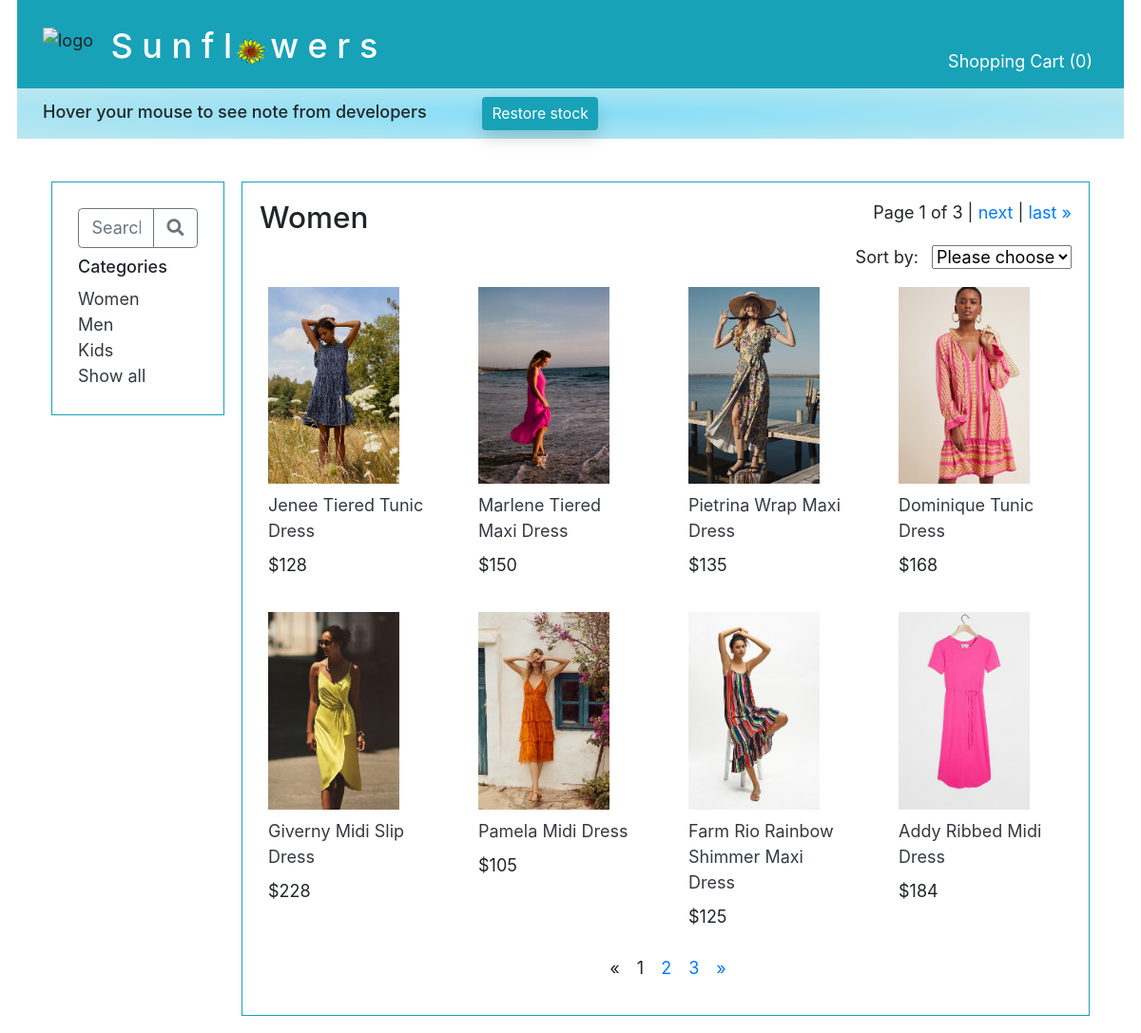
The page /product/category/1 on the database its author committed.
### main/models.py (models this page shows, shortened)
class Category(models.Model):
    name = models.CharField(max_length=255)
    cat_photo = models.ImageField(upload_to='categories', blank=True)

class Photo(models.Model):
    img = models.ImageField(upload_to='products', blank=True)
    type_of_photo = models.ForeignKey(
        PhotoType,
        related_name='photos_included',
        on_delete=models.CASCADE
    )
    for_product = models.ForeignKey(
        Product,
        related_name='photos',
        on_delete=models.CASCADE
    )

class Product(models.Model):
    name = models.CharField(max_length=255, default="")
    desc= models.TextField(default="")
    quantity_purchased = models.IntegerField(default=0)
    quantity_sold = models.IntegerField(default=0)
    quantity_available = models.IntegerField(default=0)
    temp_quan_avail = models.IntegerField(default=0)
    unit_price=models.DecimalField(max_digits=5, decimal_places=0)
    category = models.ForeignKey(
        Category,
        related_name='products_included',
        on_delete=models.CASCADE
    )
    objects = ClassManager()

### main/views.py (the view)
# urls.py: path('product/category/<int:cat_id>', views.display_category),
def display_category(request, cat_id):
    product_list = Product.objects.filter(category_id=cat_id).exclude(temp_quan_avail=0)
    if "sorted_by" not in request.session:
        request.session["sorted_by"] = "no_sort"
    if request.session["sorted_by"] == "price":
        products_by_price = product_list.order_by("unit_price")
        product_list = products_by_price
    elif request.session["sorted_by"] == "popularity":
        products_by_popularity = product_list.order_by("-quantity_available")
        product_list = products_by_popularity
    else:
        product_list = Product.objects.filter(category_id=cat_id).exclude(temp_quan_avail=0)
    page = request.GET.get('page', 1)
    paginator = Paginator(product_list, 8)
    try:
        all_products = paginator.page(page)
    except PageNotAnInteger:
        all_products = paginator.page(1)
    except EmptyPage:
        all_products = paginator.page(paginator.num_pages)
    page_number = request.GET.get('page')
    page_obj = paginator.get_page(page_number)
    if "cart_dict" not in request.session:
        quantity_in_cart = 0
    else:
        quantity_in_cart = 0
        for key in request.session["cart_dict"]:
            quantity_in_cart += request.session["cart_dict"][key]
    products_in_this_category = Product.objects.filter(category_id=cat_id)
    for each_product in products_in_this_category:
        photos = Photo.objects.filter(for_product = each_product)
        for photo in photos:
            if photo.type_of_photo_id == 1:
                photo.type_of_photo_id = 2
                photo.save()
        first_photo = photos.first()
        first_photo.type_of_photo_id = 1
        first_photo.save()
    context = {
        "all_categories": Category.objects.all(),
        "this_category": Category.objects.get(id=cat_id),
        "all_products": all_products,
        "all_photos": Photo.objects.all(),
        "paginator": paginator,
        'page_obj': page_obj,
        "quantity_in_cart": quantity_in_cart,
    }
    return render(request, '_2_shop_category.html', context)

### main/templates/_2_shop_category.html (shortened to what this page needs)
<!DOCTYPE html>
<html lang="en">
<head>
    {% include "_0_head_tags.html" %}
</head>
<body>
    <div id="container">
        {% include "_0_top_nav_bar.html" %}
        {% include "_0_left_nav_bar.html" %}
        <div class="col border border-info p-3">
            <div class="row">
                <div class="col-6 h3">{{ this_category.name }}</div>
                <div class="col text-right mb-1">
                    <span class="step-links">
                        <span class="current">
                            Page {{ page_obj.number }} of {{ page_obj.paginator.num_pages }} |
                        </span>
                        {% if page_obj.has_next %}
                        <a href="?page={{ page_obj.next_page_number }}">next</a> |
                        <a href="?page={{ page_obj.paginator.num_pages }}">last &raquo;</a>
                        {% endif %}
                    </span>
                </div>
            </div>
            <form style="" id="sort_form" class="text-right" action="/product/category/{{ this_category.id }}/process_sort" method="POST">
                <div style="display:inline" class="mb-2 text-right mr-2">Sort by:</div>
                <div style="display:inline" class="">
                    <select name="sorted_by" id="sorted_by" onchange="this.form.submit()">
                        <option value="" disabled
                        {% if request.session.sorted_by == "no_sort" %}
                        selected
                        {% endif %}
                        >Please choose</option>
                    </select>
                </div>
            </form>
            <div style="" class="row mt-2">
                {% for product in all_products %}
                {% if product.category_id == this_category.id and product.temp_quan_avail > 0 %}
                <div class="col-3">
                    {% for photo in all_photos %}
                    {% if photo.type_of_photo_id == 1 and photo.for_product_id == product.id %}
                    <div class="row m-2"><a href="/product/category/{{ this_category.id }}/item/{{ product.id }}"><img class="" style="width:80%; height: auto !important;"  src="{{ photo.img.url }}"></a></div>
                    {% endif %}
                    {% endfor %}
                    <a class="row text-dark m-2" href="/product/category/{{ this_category.id }}/item/{{ product.id }}">{{ product.name }}</a>
                    <div class="row mb-4">
                        <div class="col ml-2">${{ product.unit_price }}</div>
                    </div>
                </div>
                {% endif %}
                {% endfor %}
            </div>
            <div class="row">
                <div class="col-4 offset-5 text-center">
                    {% if all_products.has_other_pages %}
                    <ul class="pagination">
                        {% if all_products.has_previous %}
                        <li><a href="?page={{ all_products.previous_page_number }}">&laquo;</a></li>
                        {% else %}
                        <li class="disabled"><span>&laquo;</span></li>
                        {% endif %}
                        {% for i in all_products.paginator.page_range %}
                        {% if all_products.number == i %}
                        <li class="active ml-3"><span>{{ i }} <span class="sr-only">(current)</span> </span></li>
                        {% else %}
                        <li><a class="ml-3" href="?page={{ i }}">{{ i }}</a></li>
                        {% endif %}
                        {% endfor %}
                        {% if all_products.has_next %}
                        <li><a class="ml-3" href="?page={{ all_products.next_page_number }}">&raquo;</a></li>
                        {% else %}
                        <li class="disabled"><span>&raquo;</span></li>
                        {% endif %}
                    </ul>
                    {% endif %}
                </div>
            </div>
        </div>
    </div>
</body>
</html>

### main/templates/_0_left_nav_bar.html
<!DOCTYPE html>
<html lang="en">
<link rel="stylesheet" href="main/static/projectStyle.css">
<head>
    {% load static %}
    <link rel="stylesheet" href="{% static 'projectStyle.css' %}">
</head>
<body>
    <div class="row mx-3">
        <div id="side" class="col-sm-auto mr-3 border-info p-3">
    <div id="left_nav_bar" class="row mx-3">
        <div class=" col-2 mr-3 border border-info p-4"
        style="height: 50%;"
        >
        <div class="row mb-2">
            <div class="col ">
                <form style="display:inline" class="m-0" action="{% url 'search' %}" method="GET">
                <div class="input-group">
                        <input name="search" class="form-control border-secondary py-2" type="text" placeholder="Search">
                    <div class="input-group-append">
                        <button class="btn btn-outline-secondary" type="submit">
                            <i class="fa fa-search"></i>
                        </button>
                    </div>
                </form>
                </div>
            </div>
        </div>
        <div class="row h6 ml-0 ">Categories</div>
        {% for category in all_categories %}
        <a class="text-dark" href="/product/category/{{ category.id }}/no_sort">{{ category.name }}</a><br>
        {% endfor %}
        <a class="text-dark" href="/">Show all</a>
    </div>
</body>
</html>

### main/static/projectStyle.css (style rules this page uses)
* { font-size:1.5vw; }
img { height: auto !important; }

### main/templates/_2_shop_category.html (style rules this page uses)
* { font-size:1.5vw; }
img { height:auto; }

### rows shown on the page
Category: name "Women"
Category: name "Men"
Category: name "Kids"
Product: name "Jenee Tiered Tunic Dress", unit_price "128"
Photo: img (picture)
Product: name "Marlene Tiered Maxi Dress", unit_price "150"
Photo: img (picture)
Product: name "Pietrina Wrap Maxi Dress", unit_price "135"
Photo: img (picture)
Product: name "Dominique Tunic Dress", unit_price "168"
Photo: img (picture)
Product: name "Giverny Midi Slip Dress", unit_price "228"
Photo: img (picture)
Product: name "Pamela Midi Dress", unit_price "105"
Photo: img (picture)
Product: name "Farm Rio Rainbow Shimmer Maxi Dress", unit_price "125"
Photo: img (picture)
Product: name "Addy Ribbed Midi Dress", unit_price "184"
Photo: img (picture)

### other values the page prints
{{ quantity_in_cart }} "0"
{{ page_obj.number }} "1"
{{ page_obj.paginator.num_pages }} "3"
{{ i }} "1"
{{ i }} "2" "3"
